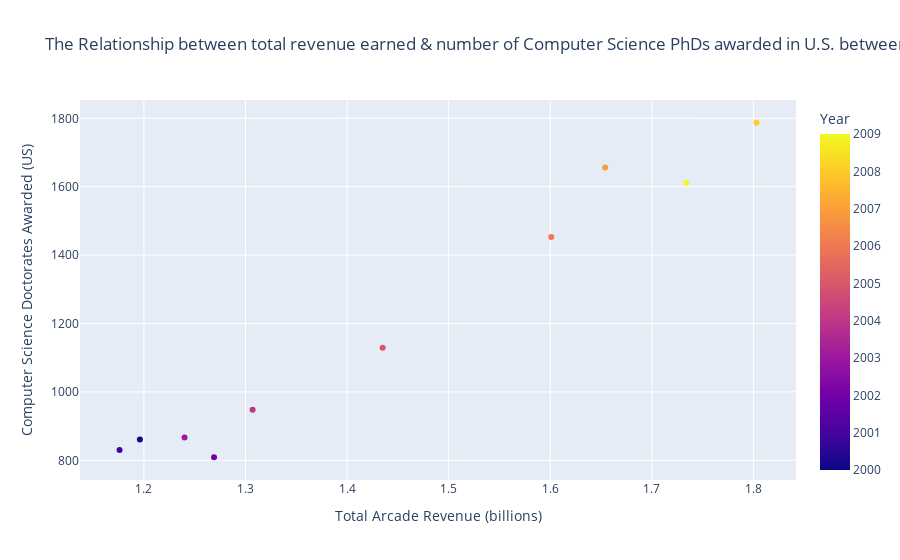

Source (notebook cell):
### Code cell
import plotly.express as pltex
plt = pltex.scatter(df, x="Total Arcade Revenue (billions)", y="Computer Science Doctorates Awarded (US)", title= "The Relationship between total revenue earned & number of Computer Science PhDs awarded in U.S. between 2000 and 2009",color="Year")
plt.show()

### Figure 1 — Plotly figure (JSON) as saved in the notebook; plotly's stock layout.template omitted (floating-point values rounded to 4 significant figures)
{"data": [{"hovertemplate": "Total Arcade Revenue (billions)=%{x}<br>Computer Science Doctorates Awarded (US)=%{y}<br>Year=%{marker.color}<extra></extra>", "legendgroup": "", "marker": {"color": [2000, 2001, 2002, 2003, 2004, 2005, 2006, 2007, 2008, 2009], "coloraxis": "coloraxis", "symbol": "circle"}, "mode": "markers", "name": "", "orientation": "v", "showlegend": false, "type": "scatter", "x": [1.196, 1.176, 1.269, 1.24, 1.307, 1.435, 1.601, 1.654, 1.803, 1.734], "xaxis": "x", "y": [861, 830, 809, 867, 948, 1129, 1453, 1656, 1787, 1611], "yaxis": "y"}], "layout": {"coloraxis": {"colorbar": {"title": {"text": "Year"}}, "colorscale": [[0, "#0d0887"], [0.1111, "#46039f"], [0.2222, "#7201a8"], [0.3333, "#9c179e"], [0.4444, "#bd3786"], [0.5556, "#d8576b"], [0.6667, "#ed7953"], [0.7778, "#fb9f3a"], [0.8889, "#fdca26"], [1, "#f0f921"]]}, "legend": {"tracegroupgap": 0}, "title": {"text": "The Relationship between total revenue earned & number of Computer Science PhDs awarded in U.S. between 2000 and 2009"}, "xaxis": {"anchor": "y", "domain": [0, 1], "title": {"text": "Total Arcade Revenue (billions)"}}, "yaxis": {"anchor": "x", "domain": [0, 1], "title": {"text": "Computer Science Doctorates Awarded (US)"}}}}
